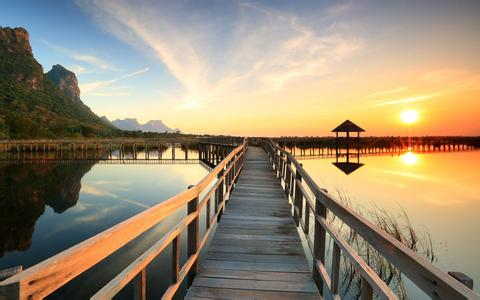
//> input picture OpenCV_Sample/Open_10/bitmap.png, 480 x 300 px
$ ./main   (built with g++ and OpenCV 4)
//> lines starting //> are read from the running program, lines starting //| are printed output that depends on the picture; after the words box and inside, x2 and y2 are one past the last pixel; in counts of white or black regions, pixels touching at a corner belong together
//加载本地图片erode dilate

#include<stdio.h>
#include <opencv2\opencv.hpp>
#include <opencv2\core\core.hpp>

using namespace cv;
using namespace std;
class MorphFeatures{
private:
	Mat mat_input;
public:
	MorphFeatures(){
	};
	Mat SetThreshold(Mat& in_mat,int in_shold);
	Mat GetEdges(Mat& in_mat,int in_shold);
};
Mat MorphFeatures::GetEdges(Mat &in_mat,int in_shold)
{
	Mat result;

	morphologyEx(in_mat,result,MORPH_GRADIENT,Mat());
	result = SetThreshold(result,in_shold);

	return result;
}
Mat MorphFeatures::SetThreshold(Mat& in_mat,int in_shold)
{
	Mat result;
	if(in_shold >0){
		threshold(in_mat,result,in_shold,255,THRESH_BINARY);
	}
	return result;
}
int main(int argc,char*argv[])
{
	namedWindow("Show");

	Mat m_image;

	m_image = imread("bitmap.png",0);
//> m_image: 300 rows x 480 cols, CV_8UC1; min 0, max 255, mean 143

//	imshow("Show",m_image);

	Mat m_erode;

	erode(m_image,m_erode,Mat());
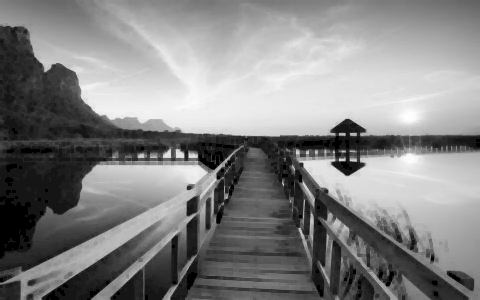
//> m_erode: 300 rows x 480 cols, CV_8UC1; min 0, max 255, mean 131.7
//	imshow("Erode",m_erode);

	Mat m_dilate;

	dilate(m_image,m_dilate,Mat());
//	imshow("Dilate",m_dilate);

	Mat m_elemnt(5,5,CV_8U,Scalar(1));
	Mat m_close;

	morphologyEx(m_image,m_close,MORPH_CLOSE,m_elemnt);
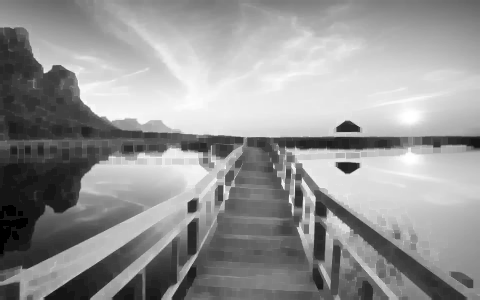
//> m_close: 300 rows x 480 cols, CV_8UC1; min 0, max 255, mean 149.1
//	imshow("Close",m_close);

	Mat m_open;
	morphologyEx(m_image,m_open,MORPH_OPEN,m_elemnt);
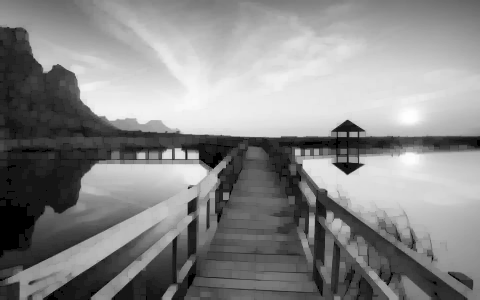
//> m_open: 300 rows x 480 cols, CV_8UC1; min 0, max 254, mean 137
//	imshow("Open",m_open);

	Mat m_edges;
	m_edges = imread("building.jpg",0);
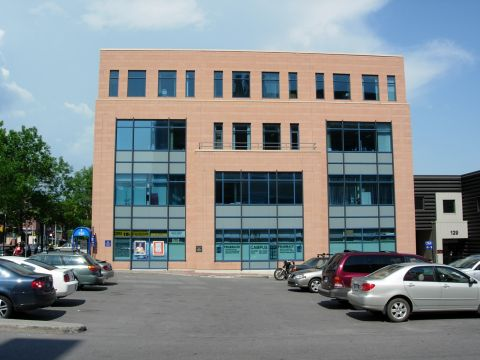
//> input picture OpenCV_Sample/Open_10/building.jpg, 480 x 360 px
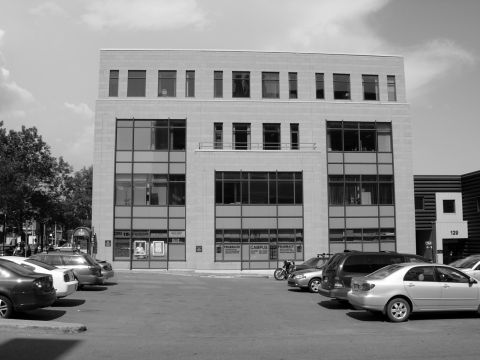
//> m_edges: 360 rows x 480 cols, CV_8UC1; min 0, max 255, mean 134.5

	MorphFeatures morphfeature;

	Mat m_edges_result = morphfeature.GetEdges(m_edges,40);
//> in SetThreshold, `threshold(in_mat,result,in_shold,255,THRESH_BINARY);`:
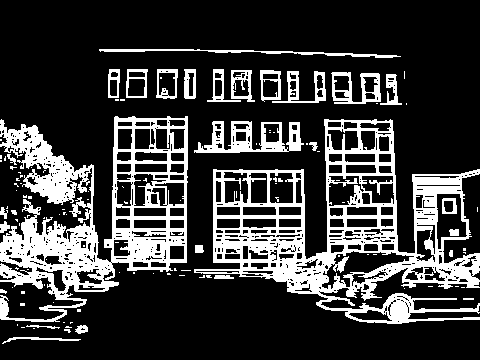
//> result: 360 rows x 480 cols, CV_8UC1; 22.9% white; 116 white regions (87 under 20 px), largest, box (x1, y1, x2, y2) and area: (194, 119, 480, 324) 17390, (0, 116, 188, 322) 14865, (194, 121, 304, 153) 1672

	Mat m_shold = morphfeature.SetThreshold(m_edges,40);
//> call 2 of SetThreshold, with in_shold = 40
//> in SetThreshold (call 2), `threshold(in_mat,result,in_shold,255,THRESH_BINARY);`:
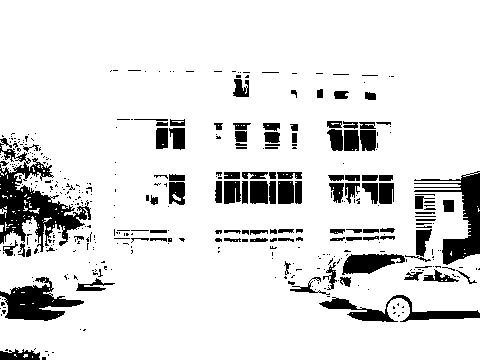
//> result: 360 rows x 480 cols, CV_8UC1; 87.9% white; 409 black regions (301 under 20 px), largest, box (x1, y1, x2, y2) and area: (0, 138, 91, 252) 3599, (414, 171, 480, 265) 2015, (0, 277, 84, 321) 1792

	imshow("Edges",m_edges_result);
	imshow("Shold",m_shold);

	waitKey(0);

	return 0;
}
